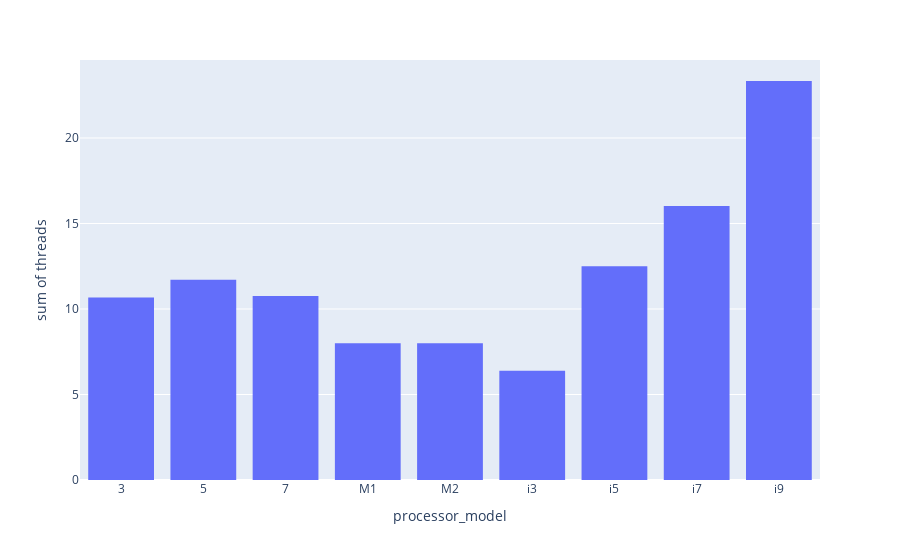

The cell this chart's notebook holds for it:
### Code cell
counts=df.groupby("processor_model")["threads"].mean().reset_index()
px.histogram(counts,x="processor_model",y="threads")

### Figure 1 — Plotly figure (JSON) as saved in the notebook; plotly's stock layout.template omitted (floating-point values rounded to 4 significant figures)
{"data": [{"alignmentgroup": "True", "bingroup": "x", "histfunc": "sum", "hovertemplate": "processor_model=%{x}<br>sum of threads=%{y}<extra></extra>", "legendgroup": "", "marker": {"color": "#636efa", "pattern": {"shape": ""}}, "name": "", "offsetgroup": "", "orientation": "v", "showlegend": false, "type": "histogram", "x": ["3", "5", "7", "M1", "M2", "i3", "i5", "i7", "i9"], "xaxis": "x", "y": [10.68, 11.71, 10.76, 8, 8, 6.388, 12.49, 16.03, 23.33], "yaxis": "y"}], "layout": {"barmode": "relative", "legend": {"tracegroupgap": 0}, "margin": {"t": 60}, "xaxis": {"anchor": "y", "domain": [0, 1], "title": {"text": "processor_model"}}, "yaxis": {"anchor": "x", "domain": [0, 1], "title": {"text": "sum of threads"}}}}
